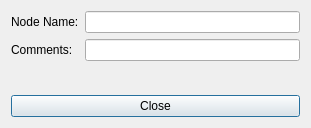
<?xml version="1.0" encoding="UTF-8"?>
<ui version="4.0">
 <class>DBCNodeEditor</class>
 <widget class="QDialog" name="DBCNodeEditor">
  <property name="geometry">
   <rect>
    <x>0</x>
    <y>0</y>
    <width>311</width>
    <height>128</height>
   </rect>
  </property>
  <property name="windowTitle">
   <string>Node Editor</string>
  </property>
  <layout class="QVBoxLayout" name="verticalLayout">
   <item>
    <layout class="QFormLayout" name="formLayout">
     <item row="0" column="0">
      <widget class="QLabel" name="label_2">
       <property name="text">
        <string>Node Name:</string>
       </property>
      </widget>
     </item>
     <item row="0" column="1">
      <widget class="QLineEdit" name="lineMsgName"/>
     </item>
     <item row="1" column="0">
      <widget class="QLabel" name="label_8">
       <property name="text">
        <string>Comments:</string>
       </property>
      </widget>
     </item>
     <item row="1" column="1">
      <widget class="QLineEdit" name="lineComment"/>
     </item>
    </layout>
   </item>
   <item>
    <widget class="QPushButton" name="btnClose">
     <property name="text">
      <string>Close</string>
     </property>
    </widget>
   </item>
  </layout>
 </widget>
 <resources/>
 <connections/>
</ui>
